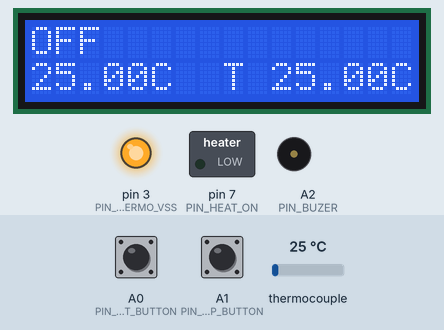
Bench run of a sketch on a simulated Arduino Uno, built with avr-gcc and run on an emulated ATmega328P. Shown: 16×2 character LCD, switched loads named in the sketch (green lamp = pin HIGH), output pins drawn as LEDs (lit = HIGH), buzzer (waves = sounding, pin HIGH). Inputs (shaded band) come from the test bench; at power-on: A0 (PIN_START_BUTTON) HIGH, thermocouple 25 °C, A1 (PIN_STOP_BUTTON) HIGH.

Above: at 3.2 s.
3.3 s: A0 (PIN_START_BUTTON) pulled LOW for 0.15 s
At 3.45 s:
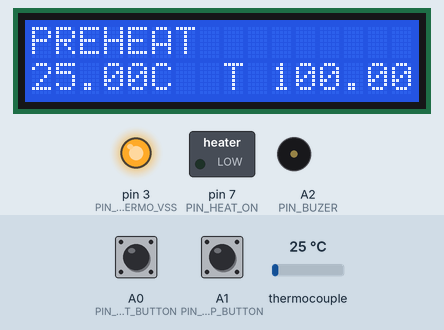
4.0 s: thermocouple set to 6 °C
At 4.36 s:
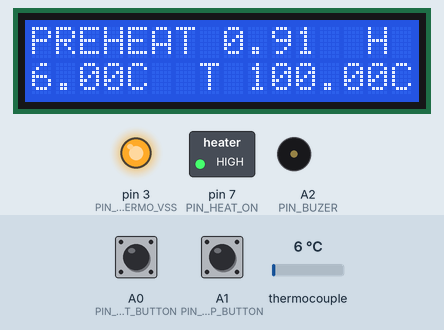
5.7 s: A1 (PIN_STOP_BUTTON) pulled LOW for 0.15 s
At 6.3 s:
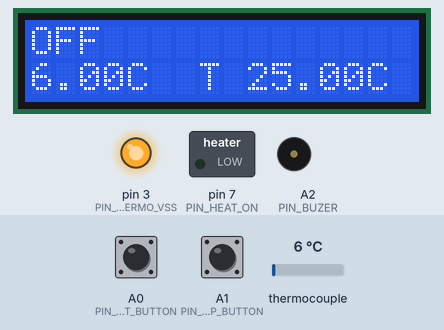
7.3 s: A0 (PIN_START_BUTTON) pulled LOW for 1 s
At 7.45 s:
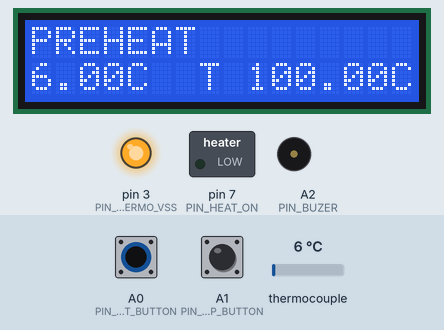
8.9 s: thermocouple set to 75 °C
At 9.27 s:
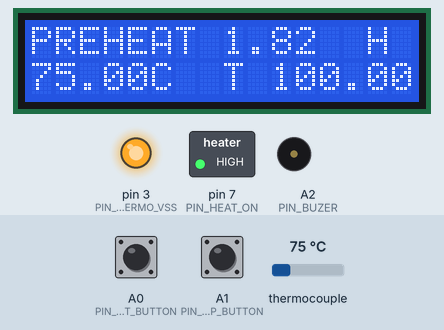
10.6 s: A1 (PIN_STOP_BUTTON) pulled LOW for 1 s
At 11.2 s:
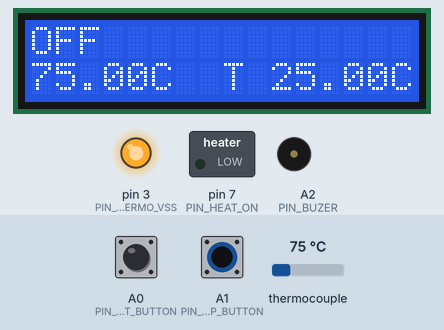
Timing chart, 0 to 13.6 s (numbered marks = the images above; inputs shaded):
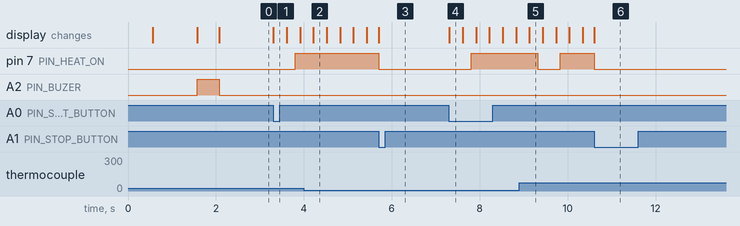

The sketch:

reflowtoaster.ino
```cpp
#include <max6675.h>
#include <LiquidCrystal.h>
#include <Wire.h>

#define PIN_HEAT_ON  7

#define PIN_START_BUTTON  A0
#define PIN_STOP_BUTTON   A1
#define PIN_BUZER     A2
#define PIN_NA        A3

#define PIN_LCD_RS      8
#define PIN_LCD_EN      9
#define PIN_LCD_D4      10
#define PIN_LCD_R5      11
#define PIN_LCD_R6      12
#define PIN_LCD_R7      13


#define PIN_THERMO_GND    2
#define PIN_THERMO_VSS    3

#define PIN_THERMO_DO   4
#define PIN_THERMO_CS   5
#define PIN_THERMO_CLK    6

#define LCD_LINES    16
#define LCD_ROWS    2


MAX6675 thermocouple(PIN_THERMO_CLK, PIN_THERMO_CS, PIN_THERMO_DO);


LiquidCrystal lcd(PIN_LCD_RS, PIN_LCD_EN, PIN_LCD_D4, PIN_LCD_R5, PIN_LCD_R6, PIN_LCD_R7);


// make a cute degree symbol
//uint8_t degree[8] = { 140,146,146,140,128,128,128,128 };

enum PROFILENAME { PR_OFF, PR_PREHEAT, PR_SOAK, PR_PREFLOW, PR_FLOW, PR_COOL_DOWN };


/*

Reflow profile for Sn63/Pb37 solder assembly, designed as a starting point for process optimization.
pre HEAT
0         25
0-30  30  75    100 <2.5 sec  2.5 per sec
31-120  90  50    150 <2.5 sec  0.55 per sec SOAK

121-150 30  33    183  .9 per sec
151-210 60  52    235  .86 per sec
211-240 183


*/
bool haserror = false;

double arrayprofile_Time[6] = { 0, 30, 120, 150, 210, 240 };
double  arrayprofile_TempTargate[6] = { 25, 100, 150, 183, 235, 0 };


unsigned long last_temp_checktime = 0;
double last_temp_check = 0;
unsigned long starttime = 0;
unsigned long Last_time = 0;
double Last_temp = 0;

PROFILENAME current_step = PR_OFF;
PROFILENAME last_step = PR_OFF;

void setup() {
	pinMode(PIN_HEAT_ON, OUTPUT);
	digitalWrite(PIN_HEAT_ON, LOW);

	pinMode(PIN_BUZER, OUTPUT);
	digitalWrite(PIN_BUZER, LOW);

	pinMode(PIN_START_BUTTON, INPUT_PULLUP);
	pinMode(PIN_STOP_BUTTON, INPUT_PULLUP);

	// use Arduino pins
	pinMode(PIN_THERMO_VSS, OUTPUT);
	digitalWrite(PIN_THERMO_VSS, HIGH);
	pinMode(PIN_THERMO_GND, OUTPUT);
	digitalWrite(PIN_THERMO_GND, LOW);

	lcd.begin(LCD_LINES, LCD_ROWS);
	//  lcd.createChar(0, degree);

	// wait for MAX chip to stabilize
	delay(500);
	lcd.clear();
	lcd.print(F("OFF     "));
	lcd.print(F("Reflow Toster  1.0"));

	delay(1000);
	// do checks for errors ..
	if ((digitalRead(PIN_START_BUTTON) == LOW) || (digitalRead(PIN_STOP_BUTTON) == LOW)){

		digitalWrite(PIN_BUZER, HIGH);
		lcd.setCursor(0, 0);
		lcd.print(F("BUTTON ERROR "));
		haserror = true;

		return;


	}
	// temp test ...
	if (thermocouple.readCelsius() < 10  ){

		digitalWrite(PIN_BUZER, HIGH);
		lcd.setCursor(0, 0);
		lcd.print(F("TEMP ERROR "));
		haserror = true;

		return;


	}

	lcd.clear();
	lcd.print(F("OFF     "));
	digitalWrite(PIN_BUZER, HIGH);
	delay(500);
	digitalWrite(PIN_BUZER, LOW);


}
void heaterandshow(int offon){
	digitalWrite(PIN_HEAT_ON, offon);
	lcd.setCursor(14, 0);
	if (offon == LOW){
		lcd.print(" ");
	}
	else{
		lcd.print("H");
	}
}
void setheater(unsigned long   lcurenttime, double lcurrent_temp){


	if (lcurrent_temp > arrayprofile_TempTargate[current_step]) {
		heaterandshow(LOW);
		return;
	}
	else
	{
		// are we heating to fast ...

		if (Last_time == 0)
			Last_time = lcurenttime;
		if (Last_temp == 0)
			Last_temp = lcurrent_temp;


		if (((lcurenttime - Last_time) > 501))
		{

			float profile_max = (
				float(arrayprofile_TempTargate[current_step] - arrayprofile_TempTargate[current_step - 1]) /
				float(arrayprofile_Time[current_step] - arrayprofile_Time[current_step - 1])
				);


			float testtemp = (lcurrent_temp - Last_temp);
			float testtime = (lcurenttime - Last_time);
			float testsec = (testtime / 1000);

			if (float(testtemp / testsec) > profile_max) {
				if (Last_temp > lcurrent_temp) {
					heaterandshow(HIGH);

				}
				else{

					heaterandshow(LOW);
				}
			}
			else

			{


				heaterandshow(HIGH);

			}

			Last_temp = lcurrent_temp;
			Last_time = lcurenttime;
		}

	}

}

void loop() {


	if (haserror) return;

	unsigned long   curenttime = millis();
	double  cur_temp = last_temp_check;

	// check temp every 500 ms
	if (millis() > (last_temp_checktime + 500)){
		cur_temp = thermocouple.readCelsius();
		last_temp_check = cur_temp;

		last_temp_checktime = millis();

	}


	if ((digitalRead(PIN_START_BUTTON) == LOW) && (current_step == PR_OFF)) {

		starttime = millis();
		current_step = PR_PREHEAT;
		Last_temp = cur_temp;
		Last_time = curenttime;


	}
	if (digitalRead(PIN_STOP_BUTTON) == LOW) {

		current_step = PR_OFF;

		heaterandshow(LOW);


	}
	float   totalrunseconds = 0;

	if (current_step != PR_OFF)
	{
		totalrunseconds = float(float(curenttime - starttime) / 1000);
	}


	/*

	Reflow profile for Sn63/Pb37 solder assembly, designed as a starting point for process optimization.
	pre HEAT
	0         25
	0-30  30  75    100 <2.5 sec  2.5 per sec
	31-120  90  50    150 <2.5 sec  0.55 per sec SOAK

	121-150 30  33    183  .9 per sec
	151-210 60  52    235  .86 per sec
	211-240 183


	*/

	switch (current_step)
	{
	case PR_OFF:


		heaterandshow(LOW);

		break;
	case PR_PREHEAT:
		if (totalrunseconds >= arrayprofile_Time[PR_PREHEAT]) {
			current_step = PR_SOAK;

		}
		else
		{
			setheater(curenttime, cur_temp);


		}
		break;
	case PR_SOAK:
		if (totalrunseconds >= arrayprofile_Time[PR_SOAK]) {
			current_step = PR_PREFLOW;
		}
		else
		{
			setheater(curenttime, cur_temp);
		}
		break;
	case PR_PREFLOW:
		if (totalrunseconds >= arrayprofile_Time[PR_PREFLOW]) {
			current_step = PR_FLOW;
		}
		else
		{
			setheater(curenttime, cur_temp);
		}
		break;
	case PR_FLOW:
		if (totalrunseconds >= arrayprofile_Time[PR_FLOW]) {
			current_step = PR_COOL_DOWN;
		}
		else
		{
			setheater(curenttime, cur_temp);
		}
		break;
	case PR_COOL_DOWN:
		if (totalrunseconds >= arrayprofile_Time[PR_COOL_DOWN]) {

			current_step = PR_OFF;
			heaterandshow(LOW);

		}
		else
		{
			setheater(curenttime, cur_temp);
		}
		break;
	default:

		break;
	}


	/////////////////////////////////////////////// DISPLAY CANDY

	// basic readout test, just print the current temp
	if (last_step != current_step) {

		last_step = current_step;
		lcd.clear();
		lcd.setCursor(0, 0);

		switch (current_step)
		{
		case PR_OFF:
			lcd.print(F("OFF     "));
			break;
		case PR_PREHEAT:
			Last_temp = 0;
			lcd.print(F("PREHEAT "));
			break;
		case PR_SOAK:
			lcd.print(F("SOAK    "));
			break;
		case PR_PREFLOW:
			lcd.print(F("PREFLOW "));
			break;
		case PR_FLOW:
			lcd.print(F("FLOW    "));
			break;
		case PR_COOL_DOWN:
			lcd.print(F("COOL    "));
			break;
		default:
			break;
		}

		// lcd.print(F("Reflow Toster  1.0"));
	}
	if (totalrunseconds > 0) {
		lcd.setCursor(8, 0);
		lcd.print("     ");
		lcd.setCursor(8, 0);
		lcd.print(totalrunseconds, 2);
	}

	// go to line #1
	lcd.setCursor(0, 1);
	lcd.print(cur_temp);

	//  lcd.write((byte)0);

	lcd.print(F("C "));

	lcd.print(F(" T "));

	lcd.print(arrayprofile_TempTargate[current_step]);
	lcd.print(F("C "));


	// delay(500);
}
```

Measured:
- after the input at 3.3 s, pin 7 (PIN_HEAT_ON): LOW → HIGH after 0.50 s; the display: changes at once (image 1)
- after the input at 5.7 s, pin 7 (PIN_HEAT_ON): HIGH → LOW at once; the display: changes at once (image 3)
- after the input at 7.3 s, pin 7 (PIN_HEAT_ON): LOW → HIGH after 0.51 s; the display: changes at once (image 4)
- after the input at 8.9 s, pin 7 (PIN_HEAT_ON): HIGH → LOW after 0.42 s, → HIGH 0.51 s later
- after the input at 10.6 s, pin 7 (PIN_HEAT_ON): HIGH → LOW at once; the display: changes at once (image 6)
